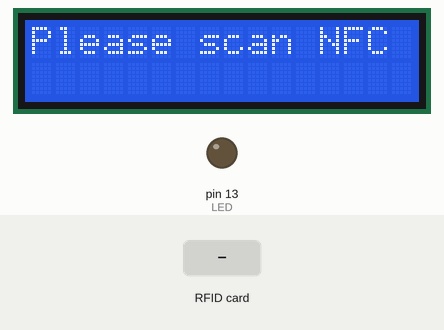
This sketch was run on a simulated Arduino Mega 2560, built with avr-gcc and run on an emulated ATmega2560. On the bench: 16×2 character LCD, output pins drawn as LEDs (lit = HIGH). Inputs (shaded band) come from the test bench. Pins used as bus, display or sensor lines are not drawn; what the sketch prints to the serial monitor is not drawn.

Above: at 3.3 s.
3.4 s: RFID card 5E 7A 19 C4 held to the reader
At 3.72 s:
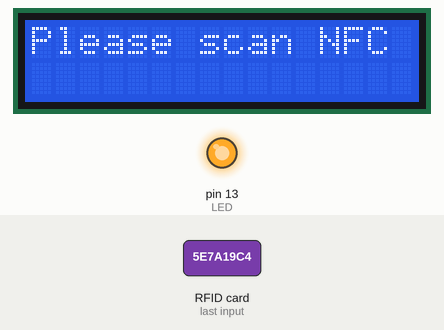
At 5.4 s:
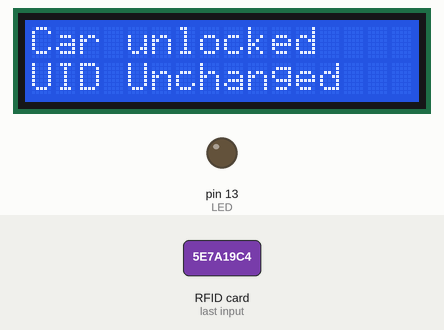
Timing chart, 0 to 6.9 s (numbered marks = the images above; inputs shaded):
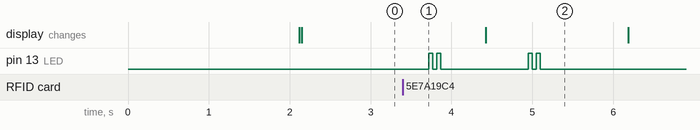

Measured:
- after the input at 3.4 s, the display: changes after 1.0 s (image 2)

The sketch:

rfid.ino
```cpp
#include <SPI.h>
#include <MFRC522.h>
#include <LiquidCrystal.h>

#define SS_PIN 53
#define RST_PIN 5
#define LED 13  // Define LED pin

MFRC522 rfid(SS_PIN, RST_PIN);

// Update the pin for D4 from the pin 5 to pin 8
LiquidCrystal lcd(12, 11, 8, 4, 3, 2);

bool isDocked = false;
bool nfcDetected = false;
bool uidChanged = false;
unsigned long lastDetectedMillis = 0;
unsigned long lastBlinkMillis = 0;  // Timer for LED blinking
const long dockedDuration = 2000;   // Duration for docked state
const long blinkInterval = 2000;    // 2 seconds for undocked blinking

// Array to hold the last detected UID
byte lastUID[10] = {0};
bool uidPreviouslyDetected = false;  // Track if UID was previously detected

void setup() {
  Serial.begin(9600);
  SPI.begin();
  rfid.PCD_Init();
  Serial.println("RFID reader initialized. Tap card on reader.");

  // LCD setup
  lcd.begin(16, 2);
  lcd.print("NFC System Ready");
  delay(2000);
  lcd.clear();

  // Set up LED
  pinMode(LED, OUTPUT);
}

void loop() {
  bool phoneOnNFC = false;  // Replace with actual phone status
  unsigned long currentMillis = millis();

  // Check if a new card is present
  if (rfid.PICC_IsNewCardPresent() && rfid.PICC_ReadCardSerial()) {
    nfcDetected = true;

    // Check if the card was previously detected
    if (uidPreviouslyDetected) {
      // Compare current UID with last detected UID
      bool isUIDSame = true;
      for (int i = 0; i < rfid.uid.size; i++) {
        if (rfid.uid.uidByte[i] != lastUID[i]) {
          isUIDSame = false;
          break;
        }
      }

      // If the UID is different, update lastUID and set uidChanged flag
      if (!isUIDSame) {
        for (int i = 0; i < rfid.uid.size; i++) {
          lastUID[i] = rfid.uid.uidByte[i];
        }
        uidChanged = true;  // Set flag that UID has changed
        Serial.println("UID has changed!");
      } else {
        uidChanged = false;  // No change in UID
      }
    } else {
      // First detection, save the UID
      for (int i = 0; i < rfid.uid.size; i++) {
        lastUID[i] = rfid.uid.uidByte[i];
      }
      uidChanged = false;  // No change on first detection
      uidPreviouslyDetected = true;  // Mark UID as detected
      Serial.println("Card detected for the first time!");
    }

    printUID();
    isDocked = true;  // Update state to docked
    lastDetectedMillis = currentMillis;
  } else {
    // Check if the card was docked but has been removed
    if (isDocked && (currentMillis - lastDetectedMillis > dockedDuration)) {
      Serial.println("Card removed, stopping UID print.");
      isDocked = false;
      nfcDetected = false;
      uidPreviouslyDetected = false;  // Reset UID detection status
    }
  }

  // LED Control based on NFC detection and docking state
  if (nfcDetected && !isDocked) {
    // Blink LED every 2 seconds until docked
    if (currentMillis - lastBlinkMillis >= blinkInterval) {
      lastBlinkMillis = currentMillis;
      digitalWrite(LED, !digitalRead(LED));  // Toggle LED state
    }
  } else if (isDocked) {
    // Quick blink LED twice if docked
    for (int i = 0; i < 2; i++) {
      digitalWrite(LED, HIGH);
      delay(50);
      digitalWrite(LED, LOW);
      delay(50);
    }
    // Small delay to prevent continuous quick blinking in each loop iteration
    delay(500);
  } else {
    // Turn off LED if neither condition is met
    digitalWrite(LED, LOW);
  }

  // Update LCD display based on NFC detection and phone status
  lcd.clear();  // Clear the LCD at the beginning of each loop iteration
  lcd.setCursor(0, 0);

  if (nfcDetected) {
    lcd.print("Car unlocked  ");  // Ensure there's space for a second line
    if (uidChanged) {
      lcd.setCursor(0, 1);
      lcd.print("UID Changed!  ");
    } else {
      lcd.setCursor(0, 1);
      lcd.print("UID Unchanged ");  // Indicate that UID hasn't changed
    }
  } else {
    lcd.print("Please scan NFC");
    lcd.setCursor(0, 1);
    lcd.print("                ");  // Clear second line
  }

  delay(500);  // Control the loop frequency
}

void printUID() {
  for (int i = 0; i < rfid.uid.size; i++) {
    Serial.print(rfid.uid.uidByte[i] < 0x10 ? " 0" : " ");
    Serial.print(rfid.uid.uidByte[i], HEX);
  }
  Serial.println();
}
```
